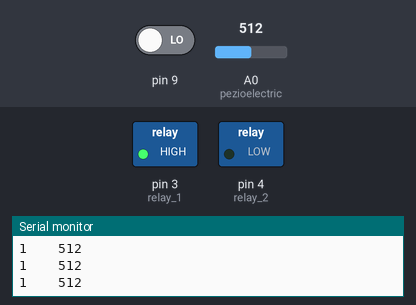
Simulated run of this sketch. Board: Arduino Uno, built with avr-gcc and run on an emulated ATmega328P. Shown: switched loads named in the sketch (green lamp = pin HIGH), the last lines printed to the serial monitor. Wiring (inferred from the names in the program): IR receiver: data pin 8. Inputs (shaded band) come from the test bench; at power-on: A0 (pezioelectric) = 512, pin 9 LOW.

Above: at 1.2 s.
1.3 s: A0 (pezioelectric) set to 1010
2.8 s: A0 (pezioelectric) set to 1021
At 3.9 s:
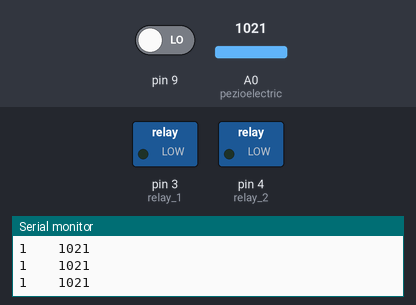
4.3 s: A0 (pezioelectric) set to 900
At 5.5 s:
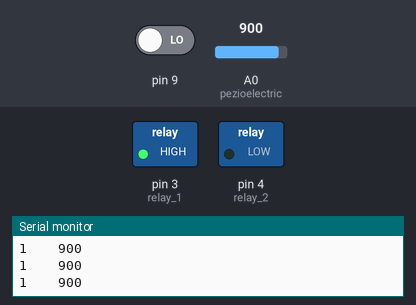
Timing chart, 0 to 7.3 s (numbered marks = the images above; inputs shaded):
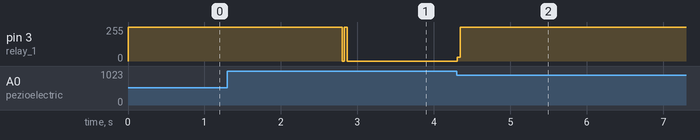

Measured:
- the behaviour switches between 1020 and 1021 on A0 (pezioelectric) (found by bisection; images 0 and 1)
- after the input at 2.8 s, pin 3 (relay_1): 255/255 → 0/255 at once
- after the input at 4.3 s, pin 3 (relay_1): 0/255 → 255/255 at once

The sketch:

multiple_sensor_remote_10.ino
```cpp
int x =0;
int y = 0;
int z = 0;
void setup() {
  // put your setup code here, to run once:
pinMode(3,OUTPUT);   //relay 1
pinMode(4,OUTPUT);   // relay 2
pinMode(A0,INPUT);   // pezioelectric
pinMode(8,INPUT);    // remote
pinMode(9,INPUT);
Serial.begin(9600);
}

void loop() {
  // put your main code here, to run repeatedly:
x= digitalRead(8);
y = digitalRead(9);
z = analogRead(A0);


if(x ==1)
{digitalWrite(3,HIGH);
digitalWrite(4,LOW);

  }

  if(z >1020)
  {digitalWrite(3,LOW);
  digitalWrite(4,LOW);
    }

    Serial.print(x);
    Serial.print("    ");
    Serial.println(z);
}
```
